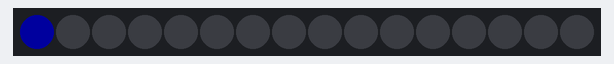
This sketch was run on a simulated Arduino Uno, built with avr-gcc and run on an emulated ATmega328P. Parts: 16 RGB LEDs in strip order, left to right. Dim RGB values are drawn brighter than linear.

Above: at 0.1 s.
At 4.93 s:
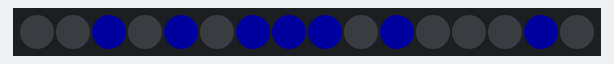
At 9.96 s:
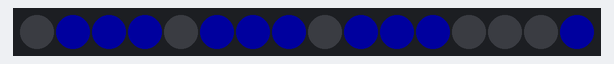
At 19.82 s:
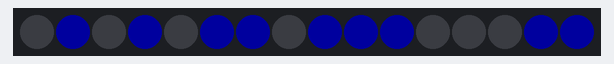
At 29.68 s:
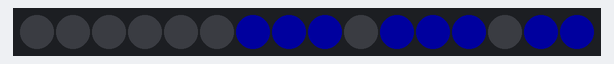
At 39.74 s:
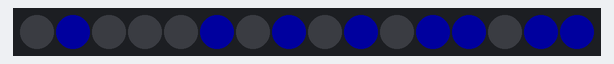

The sketch:

morse.ino
```cpp
#include <Adafruit_NeoPixel.h>

#define PIN 0

Adafruit_NeoPixel strip = Adafruit_NeoPixel(16, PIN);

void setup() {
  strip.begin();
  strip.setBrightness(30);
}

// https://en.wikipedia.org/wiki/Morse_code
#define ON pushColor(255)
#define OFF pushColor(0)
#define DIT dit()
#define DAH dah()
#define CH ch()
#define LT lt()
#define WD wd()
#define A letter_A()
#define B letter_B()
#define C letter_C()
#define D letter_D()
#define E letter_E()
#define F letter_F()
#define G letter_G()
#define H letter_H()
#define I letter_I()
#define J letter_J()
#define K letter_K()
#define L letter_L()
#define M letter_M()
#define N letter_N()
#define O letter_O()
#define P letter_P()
#define Q letter_Q()
#define R letter_R()
#define S letter_S()
#define T letter_T()
#define U letter_U()
#define V letter_V()
#define W letter_W()
#define X letter_X()
#define Y letter_Y()
#define Z letter_Z()

// An attempt at sending morse code across a Neopixel. Still under development.
void loop() {
  H;LT;E;LT;L;LT;L;LT;O;
  WD;
  A;LT;R;LT;O;LT;N;
}

// Having these as functions instead of define blocks saves program space.
void dit() { ON; }
void dah() { ON;ON;ON; }
void ch() { OFF; }
void lt() { OFF;OFF;OFF; }
void wd() {
  for(uint8_t i=0; i<7; i++) { OFF; }
}
void letter_A() { DIT;CH;DAH; }
void letter_B() { DAH;CH;DIT;CH;DIT;CH;DIT; }
void letter_C() { DAH;CH;DIT;CH;DAH;CH;DIT; }
void letter_D() { DAH;CH;DIT;CH;DIT; }
void letter_E() { DIT; }
void letter_F() { DIT;CH;DIT;CH;DAH;CH;DIT; }
void letter_G() { DAH;CH;DAH;CH;DIT; }
void letter_H() { DIT;CH;DIT;CH;DIT;CH;DIT; }
void letter_I() { DIT;CH;DIT; }
void letter_J() { DIT;CH;DAH;CH;DAH;CH;DAH; }
void letter_K() { DAH;CH;DIT;CH;DAH; }
void letter_L() { DIT;CH;DAH;CH;DIT;CH;DIT; }
void letter_M() { DAH;CH;DAH; }
void letter_N() { DAH;CH;DIT; }
void letter_O() { DAH;CH;DAH;CH;DAH; }
void letter_P() { DIT;CH;DAH;CH;DAH;CH;DIT; }
void letter_Q() { DAH;CH;DAH;CH;DIT;CH;DAH; }
void letter_R() { DIT;CH;DAH;CH;DIT; }
void letter_S() { DIT;CH;DIT;CH;DIT; }
void letter_T() { DAH; }
void letter_U() { DIT;CH;DIT;CH;DAH; }
void letter_V() { DIT;CH;DIT;CH;DIT;CH;DAH; }
void letter_W() { DIT;CH;DAH;CH;DAH; }
void letter_X() { DAH;CH;DIT;CH;DIT;CH;DAH; }
void letter_Y() { DAH;CH;DIT;CH;DAH;CH;DAH; }
void letter_Z() { DAH;CH;DAH;CH;DIT;CH;DIT; }


// We store color values outside the strip because we set a default
// brightness. As a result, calling getPixelColor to then call setPixelColor
// is lossy and changes colors.
uint32_t values[16] = {0,0,0,0,0,0,0,0,0,0,0,0,0,0,0,0};

void pushColor(uint32_t c) {
  uint8_t i;

  // walk all the current colors forward one step, dropping whatever is last.
  for (i=15; i>0; i--) {
    values[i] = values[i-1];
  }
  // our new value goes to zero.
  values[0] = c;
  // set all the colors.
  for (i=0; i<16; i++) {
    strip.setPixelColor(i, values[i]);
  }
  strip.show();
  delay(200);
}
```
